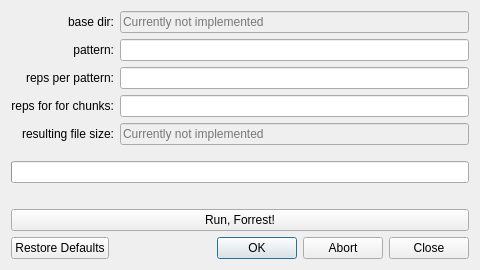
<?xml version="1.0" encoding="UTF-8"?>
<ui version="4.0">
 <class>frontend</class>
 <widget class="QDialog" name="frontend">
  <property name="geometry">
   <rect>
    <x>0</x>
    <y>0</y>
    <width>480</width>
    <height>270</height>
   </rect>
  </property>
  <property name="windowTitle">
   <string>GroundSpace</string>
  </property>
  <layout class="QVBoxLayout" name="verticalLayout">
   <item>
    <layout class="QHBoxLayout" name="horizontalLayout">
     <item>
      <layout class="QVBoxLayout" name="editsVL">
       <item>
        <widget class="QLabel" name="baseDirLabel">
         <property name="text">
          <string>base dir:</string>
         </property>
         <property name="alignment">
          <set>Qt::AlignRight|Qt::AlignTrailing|Qt::AlignVCenter</set>
         </property>
        </widget>
       </item>
       <item>
        <widget class="QLabel" name="patternLabel">
         <property name="text">
          <string>pattern:</string>
         </property>
         <property name="alignment">
          <set>Qt::AlignRight|Qt::AlignTrailing|Qt::AlignVCenter</set>
         </property>
        </widget>
       </item>
       <item>
        <widget class="QLabel" name="repsPatternLabel">
         <property name="text">
          <string>reps per pattern:</string>
         </property>
         <property name="alignment">
          <set>Qt::AlignRight|Qt::AlignTrailing|Qt::AlignVCenter</set>
         </property>
        </widget>
       </item>
       <item>
        <widget class="QLabel" name="repsChunkLabel">
         <property name="text">
          <string>reps for for chunks:</string>
         </property>
         <property name="alignment">
          <set>Qt::AlignRight|Qt::AlignTrailing|Qt::AlignVCenter</set>
         </property>
        </widget>
       </item>
       <item>
        <widget class="QLabel" name="resultFileSizeLabel">
         <property name="text">
          <string>resulting file size:</string>
         </property>
         <property name="alignment">
          <set>Qt::AlignRight|Qt::AlignTrailing|Qt::AlignVCenter</set>
         </property>
        </widget>
       </item>
      </layout>
     </item>
     <item>
      <layout class="QVBoxLayout" name="labelVL">
       <item>
        <widget class="QLineEdit" name="baseDirLE">
         <property name="enabled">
          <bool>false</bool>
         </property>
         <property name="placeholderText">
          <string>Currently not implemented</string>
         </property>
        </widget>
       </item>
       <item>
        <widget class="QLineEdit" name="patternLE"/>
       </item>
       <item>
        <widget class="QLineEdit" name="repsPatternLE"/>
       </item>
       <item>
        <widget class="QLineEdit" name="repsChunkLE"/>
       </item>
       <item>
        <widget class="QLineEdit" name="resultFileSizeLE">
         <property name="enabled">
          <bool>false</bool>
         </property>
         <property name="placeholderText">
          <string>Currently not implemented</string>
         </property>
        </widget>
       </item>
      </layout>
     </item>
    </layout>
   </item>
   <item>
    <spacer name="verticalSpacer">
     <property name="orientation">
      <enum>Qt::Vertical</enum>
     </property>
     <property name="sizeType">
      <enum>QSizePolicy::Fixed</enum>
     </property>
     <property name="sizeHint" stdset="0">
      <size>
       <width>20</width>
       <height>10</height>
      </size>
     </property>
    </spacer>
   </item>
   <item>
    <widget class="QProgressBar" name="progressBar"/>
   </item>
   <item>
    <spacer name="verticalSpacer_2">
     <property name="orientation">
      <enum>Qt::Vertical</enum>
     </property>
     <property name="sizeHint" stdset="0">
      <size>
       <width>0</width>
       <height>0</height>
      </size>
     </property>
    </spacer>
   </item>
   <item>
    <widget class="QPushButton" name="runPB">
     <property name="text">
      <string>Run, Forrest!</string>
     </property>
    </widget>
   </item>
   <item>
    <widget class="QDialogButtonBox" name="buttonBox">
     <property name="standardButtons">
      <set>QDialogButtonBox::Abort|QDialogButtonBox::Close|QDialogButtonBox::Ok|QDialogButtonBox::RestoreDefaults</set>
     </property>
    </widget>
   </item>
  </layout>
 </widget>
 <resources/>
 <connections/>
</ui>
